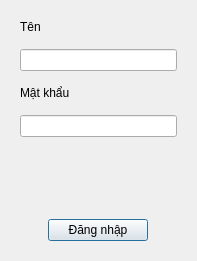
<?xml version="1.0" encoding="UTF-8"?>
<ui version="4.0">
 <class>LoginDialog</class>
 <widget class="QDialog" name="LoginDialog">
  <property name="geometry">
   <rect>
    <x>0</x>
    <y>0</y>
    <width>197</width>
    <height>261</height>
   </rect>
  </property>
  <property name="windowTitle">
   <string>Đăng nhập</string>
  </property>
  <layout class="QGridLayout" name="gridLayout_2">
   <property name="leftMargin">
    <number>20</number>
   </property>
   <property name="topMargin">
    <number>20</number>
   </property>
   <property name="rightMargin">
    <number>20</number>
   </property>
   <property name="bottomMargin">
    <number>20</number>
   </property>
   <property name="spacing">
    <number>15</number>
   </property>
   <item row="3" column="0">
    <widget class="QLineEdit" name="txtPassword">
     <property name="text">
      <string/>
     </property>
     <property name="echoMode">
      <enum>QLineEdit::EchoMode::Password</enum>
     </property>
    </widget>
   </item>
   <item row="0" column="0">
    <widget class="QLabel" name="label">
     <property name="text">
      <string>Tên</string>
     </property>
    </widget>
   </item>
   <item row="2" column="0">
    <widget class="QLabel" name="label_2">
     <property name="text">
      <string>Mật khẩu</string>
     </property>
    </widget>
   </item>
   <item row="5" column="0">
    <layout class="QHBoxLayout" name="horizontalLayout">
     <item>
      <spacer name="horizontalSpacer">
       <property name="orientation">
        <enum>Qt::Orientation::Horizontal</enum>
       </property>
       <property name="sizeHint" stdset="0">
        <size>
         <width>40</width>
         <height>20</height>
        </size>
       </property>
      </spacer>
     </item>
     <item>
      <widget class="QPushButton" name="btnLogin">
       <property name="minimumSize">
        <size>
         <width>100</width>
         <height>0</height>
        </size>
       </property>
       <property name="text">
        <string>Đăng nhập</string>
       </property>
      </widget>
     </item>
     <item>
      <spacer name="horizontalSpacer_2">
       <property name="orientation">
        <enum>Qt::Orientation::Horizontal</enum>
       </property>
       <property name="sizeHint" stdset="0">
        <size>
         <width>40</width>
         <height>20</height>
        </size>
       </property>
      </spacer>
     </item>
    </layout>
   </item>
   <item row="4" column="0">
    <spacer name="verticalSpacer">
     <property name="orientation">
      <enum>Qt::Orientation::Vertical</enum>
     </property>
     <property name="sizeHint" stdset="0">
      <size>
       <width>20</width>
       <height>40</height>
      </size>
     </property>
    </spacer>
   </item>
   <item row="1" column="0">
    <widget class="QLineEdit" name="txtUserName">
     <property name="text">
      <string/>
     </property>
    </widget>
   </item>
  </layout>
 </widget>
 <resources/>
 <connections/>
</ui>
